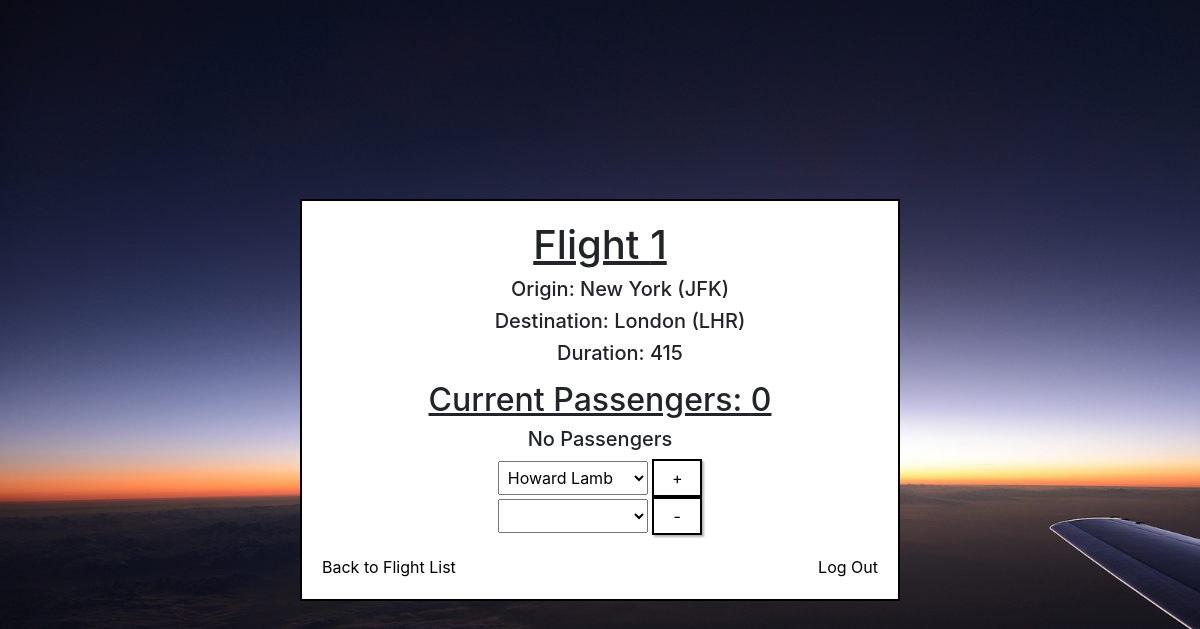
The page /flights/1 on the database its author committed.
### flights/models.py (models this page shows, shortened)
class Flight(models.Model):
    origin = models.ForeignKey(Airport, on_delete=models.CASCADE, related_name="departures")
    destination = models.ForeignKey(Airport, on_delete=models.CASCADE,related_name="arrivals")
    duration = models.IntegerField()

class Airport(models.Model):
    code = models.CharField(max_length=3)
    city = models.CharField(max_length=64)
    def __str__(self):
        return f"{self.city} ({self.code})"

### flights/views.py (the view)
# urls.py: path("<int:flight_id>",views.flight,name="flight"),
def flight(request,flight_id):
    flight = Flight.objects.get(pk=flight_id) #or pk for primary key
    return render(request, "flights/flight.html",{
        "flight": flight,
        "passengers": flight.passengers.all(),
        "non_passengers": Passenger.objects.exclude(flights=flight).all(), #passengers except the ones who are already on the flight - for our dropdown
        "passenger_count": flight.passengers.count()
    })

### flights/models.py (called while the page is built)
    def __str__(self):
        return f"{self.first} {self.last}"

### flights/templates/flights/flight.html (shortened to what this page needs)
{% extends "flights/layout.html" %}
{% load static %}
{% block body %}
    <link rel="stylesheet" href="{% static 'flights/style2.css' %}">
    <link rel="stylesheet" href="https://stackpath.bootstrapcdn.com/bootstrap/4.3.1/css/bootstrap.min.css">
    <div class="white-box">
        <h1>Flight {{ flight.id }}</h1>
        <ul>
            <h5> Origin: {{ flight.origin }}</h5>
            <h5> Destination: {{ flight.destination }}</h5>
            <h5> Duration: {{ flight.duration }}</h5>
        </ul>
        <h2>Current Passengers: {{ passenger_count }}</h2>
        <div style="display: flex; flex-wrap: wrap; justify-content: center; text-align: center;">
          {% for passenger in passengers %}
            <a href="{% url 'login' %}">
              <h5 style="margin-right: 10px;">{{ passenger }}</h5>
            </a>
          {% empty %}
            <h5>No Passengers</h5>
          {% endfor %}
      </div>
        <form action="{% url 'book' flight.id %}" method="post">
            <select name="passenger">
              {% for passenger in non_passengers %}
                <option value="{{ passenger.id }}">{{ passenger }}</option>
              {% endfor %}
            </select>
            <input type="submit" value="+">
          </form>
          <form action="{% url 'unbook' flight.id %}" method="post">
            <select name="passenger">
            </select>
            <input type="submit" value="-">
          </form>
            <div class="links2">
                <a href="{% url 'index' %}">Back to Flight List</a>
                <a href="{% url 'login' %}">Log Out</a>
            </div>
    </div>
{% endblock %}

### flights/static/flights/style2.css (style rules this page uses)
body { display: flex; flex-direction: column; align-items: center; justify-content: center; height: 100vh; }
.white-box { background-color: #fff; border: 2px solid #000; padding: 20px; margin: 20px; width: 80%; max-width: 600px; text-align: center; }
h1 { text-decoration: underline; }
h2 { text-decoration: underline; }
select { padding: 5px; margin-right: 10px; font-size: 16px; width: 150px; }
input[type="submit"] { padding: 5px 10px; background-color: #fff; color: #000; border: 2px solid #000; cursor: pointer; font-size: 16px; box-shadow: 2px 2px 2px rgba(0, 0, 0, 0.3); width: 50px; }
.links2 { display: flex; justify-content: space-between; margin-top: 20px; }
.links2 a:first-child { margin-right: 10px; color: black; }
.links2 a:last-child { margin-left: 10px; color: black; }

### rows shown on the page
Flight: id "1", origin "New York (JFK)", destination "London (LHR)", duration "415"

### other values the page prints
{{ passenger_count }} "0"
form field passenger "Howard Lamb"
